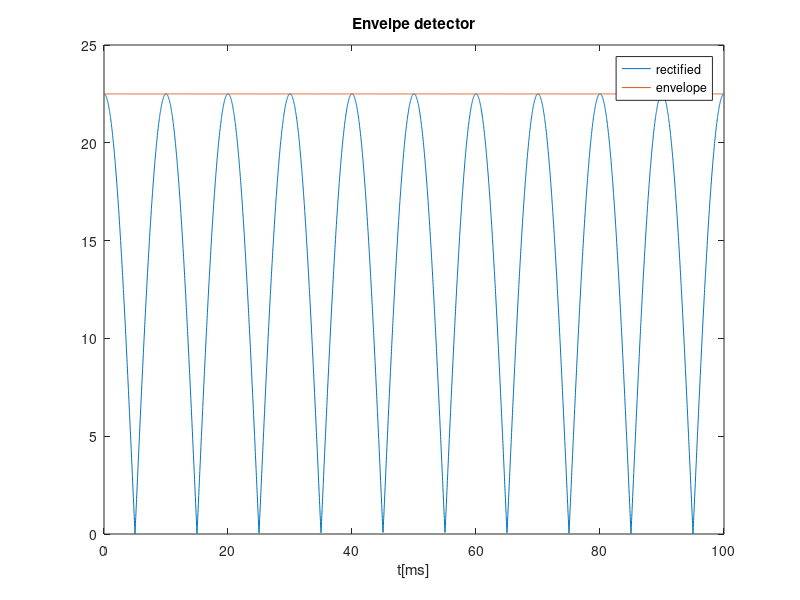
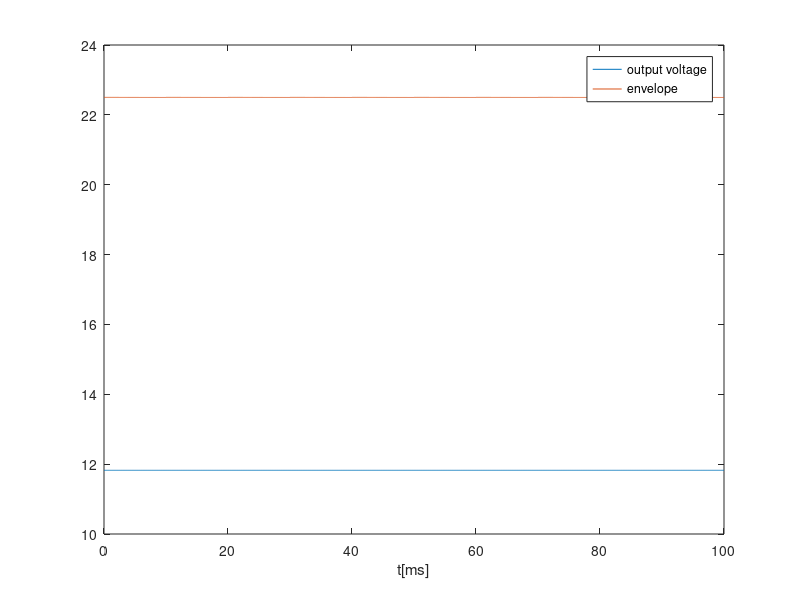
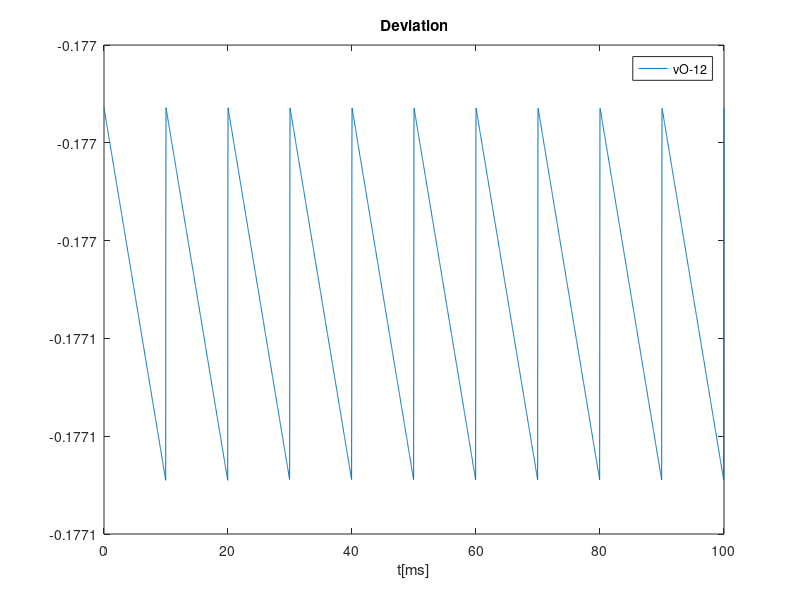

MATLAB code for these plots, in order:
close all 
clear all

f=50;
w=2*pi*f;
T=1/f;

t=linspace(0, 10*T/2, 4000);

AS=230;
vS=AS*cos(w*t);

%------------------Transformer-------------------------
AA=22.5;
vA=AA*cos(w*t);
n_transformer=AS/AA;

%------------------Full wave rectifier-----------------
vB = abs(vA);

%------------------Envelope detector------------------- 
R1=1000000;
C=100e-6;

TB=T/2;
wB=w*2;

%Diode OFF
tOFF=1/wB*atan(1/(wB*R1*C));


%v_ripple=AA*(1-exp(-TB/(R1*C)));

j=1;
for ciclo=1:10
	for i=1:length(t)
		%Diode ON
		if t(i)>=(ciclo-1)*TB && t(i)<=(ciclo-1)*TB+tOFF
			vC(i)=vB(i);
		end
		
		%Diode OFF
		v_exp=AA*cos(wB*((ciclo-1)*TB+tOFF))*exp(-(t(i)-((ciclo-1)*TB+tOFF))/(R1*C));
		if t(i)>((ciclo-1)*TB+tOFF) && v_exp>=vB(i) && t(i)<=(ciclo)*TB
			vC(i)=v_exp;
		end
		
		%Diode ON
		if vB(i)>v_exp && t(i)<=(ciclo)*TB
			vC(i)=vB(i);
		end	
	end
end

ripple_env=max(vC)-min(vC);

plot(t*1000, vB)
hold on
plot(t*1000,vC)
title("Envelpe detector")
xlabel ("t[ms]")
legend("rectified","envelope")
print ("venvlope.eps", "-depsc")
hold off


%--------------Voltage regulator----------------------

%Incremental analysis
%vC = VC + vc
%VON=0.7;
R2=1000;
%num_diodes=round(12/VON);
num_diodes=17;
IS=1e-14;
VT=25e-3;
eta=1;
VC= sum(vC)/length(vC);

f=@(VO) -VC+IS*exp(VO/num_diodes/eta/VT)*R2+VO;
h=0.001;
i=1;
VO(i)=12;
err=1;
while err>0.0001

	dif_finita=(f(VO(i)+h)-f(VO(i)-h))/2/h;
	VO(i+1)=VO(i)-f(VO(i))/dif_finita;
	err=VO(i+1)-VO(i);
	i=i+1;
end
%disp(VO(end));
VON=VO(end)/num_diodes

rd=eta*VT/(IS*exp(VON/(eta*VT))); %ver bem isto


for i=1:length(vC)
vo(i)=(num_diodes*rd/(R2+num_diodes*rd))*(vC(i)-VC);
end


VO=num_diodes*VON; %valor do método Newton-Rhapson
vO=VO+vo;

plot(t*1000, vO)
hold on
plot(t*1000,vC)
title("")
xlabel ("t[ms]")
legend("output voltage","envelope")
print ("vregulator.eps", "-depsc")
hold off

plot(t*1000,vO-12)
title("Deviation")
xlabel ("t[ms]")
legend("vO-12")
print ("vdeviation.eps", "-depsc")

ripple_out= max(vO)-min(vO)
DC_out=sum(vO)/length(vO)

tab=fopen("envelope.tex", "w");
fprintf(tab, "Ripple_envelope & $%fe^{%fj}$ \\\\ \\hline \n", ripple_env);
fprintf(tab, "Average_envelope & $%fe^{%fj}$ \\\\ \\hline \n", VC);
fclose(tab);

tab=fopen("regulator.tex", "w");
fprintf(tab, "Ripple_regulator & $%fe^{%fj}$ \\\\ \\hline \n", ripple_out);
fprintf(tab, "Average_regulator & $%fe^{%fj}$ \\\\ \\hline \n", DC_out);
fprintf(tab, "V_ON & $%fe^{%fj}$ \\\\ \\hline \n", VON);
fclose(tab);

tab=fopen("V_ON.tex", "w");
fprintf(tab, "V_ON & $%fe^{%fj}$ \\\\ \\hline \n", VON);
fclose(tab);

M=1/(((R1+R2)/1000+C/1e6+(num_diodes+5)*0.1)*(ripple_out+abs(DC_out-12)+10e-6))

tab=fopen("cost.tex", "w");
fprintf(tab, "Merit & $%fe^{%fj}$ \\\\ \\hline \n", M);
fclose(tab);
